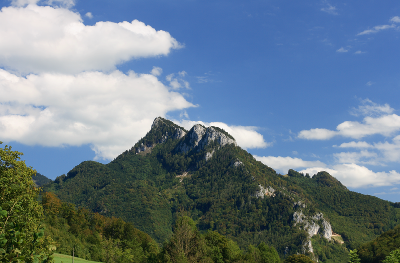
#> input picture beadalize/examples/mountain.png, 400 x 263 px
$ python __main__.py --input examples/mountain.png
#> lines starting #> are read from the running program, lines starting #| are printed output that depends on the picture
### beadalize/platform.py
import numpy as np
import matplotlib.pyplot as plt


from beadalize.shared import SvgConvertable


class Platform(SvgConvertable):
    def __init__(self, module=5):
        self.module = module

    def __len__(self):
        pass

    def coordinates(self):
        pass

    def plot(self, ax=None):
        if ax is None:
            ax = plt.gca()

        c = self.coordinates()
        p = ax.plot(*zip(*c), 'k.', markersize=1)
        ax.set_aspect('equal')
        return p


class HexagonPlatform(Platform):
    def __init__(self, *args, size=16, **kwargs):
        super().__init__(*args, **kwargs)
        self.size = size

    def coordinates(self):
        x = []
        y = []
        d = np.sin(60*np.pi/180)
        for i in range(self.size):
            for j in range(self.size + i):
                y.append(i*self.module * d)
                x.append(j*self.module - 0.5 * i * self.module)

        for i in range(self.size-1):
            for j in range(2*self.size - i - 2):
                y.append((self.size + i) * self.module * d)
                x.append(j * self.module - 0.5 * (self.size - i - 2) * self.module)
        return list(zip(x, y))


class HexagonPlatformTilted(HexagonPlatform):
    def coordinates(self):
        coordinates = super().coordinates()
        return [[c[1], c[0]] for c in coordinates]


class SquarePlatform(Platform):
    def __init__(self, *args, size=16, **kwargs):
        super().__init__(*args, **kwargs)
        self.size = size

    # [8 lines left out: function coordinates, not called in this run]


class RectangularPlatform(Platform):
    # [13 lines left out: functions __init__, coordinates, not called in this run]


def get_platform(class_name, *args, **kwargs):
    classes = {
        'HexagonPlatform': HexagonPlatform,
        'HexagonPlatformTilted': HexagonPlatformTilted,
        'RectangularPlatform': RectangularPlatform
    }
    return classes.get(class_name)(*args, **kwargs)

### beadalize/pattern.py
import numpy as np
import matplotlib.pyplot as plt
import matplotlib.image as image
from scipy import ndimage

from beadalize.shared import SvgConvertable
from beadalize.bead import Bead


class Pattern(SvgConvertable):
    def __init__(self, platform, palette=None, bead_type=Bead,
                 image_path=None, scale=1.0, xoffset=0.0, yoffset=0.0, rotation=0):
        self.platform = platform
        self.palette = palette
        self.beads = [bead_type(module=self.platform.module) for _ in range(len(self.platform.coordinates()))]

        self.image_path = image_path
        self.scale = scale
        self.xoffset = xoffset
        self.yoffset = yoffset
        self.rotation = rotation

    def plot(self, ax=None):
        if ax is None:
            ax = plt.gca()

        self.platform.plot(ax=ax)

        patches = []
        for b, c in zip(self.beads, self.platform.coordinates()):
            p = b.plot(ax=ax, x=c[0], y=c[1])
            patches.append(p)
        return patches

    @property
    def image(self):
        img = image.imread(self.image_path)
#> img is the input picture: shape (263, 400, 4) float32; mean R, G, B, A 0.42, 0.492, 0.543, 1
        img = ndimage.rotate(img, self.rotation)
        if img.shape[2] == 4:
            # flatten alpha
            for i in range(img.shape[0]):
                for j in range(img.shape[1]):
                    a = img[i, j, 3]
                    img[i, j, 0] = 1 * (1 - a) + img[i, j, 0] * a
                    img[i, j, 1] = 1 * (1 - a) + img[i, j, 1] * a
                    img[i, j, 2] = 1 * (1 - a) + img[i, j, 2] * a
        img = img[:, :, :3]
#> img: shape (263, 400, 3) float32

        return img

    @property
    def image_bounds(self):
        img = self.image
        coordinates = self.platform.coordinates()
        x, y = zip(*coordinates)
        xmin = min(x) - 0.5*self.platform.module
        xmax = max(x) + 0.5*self.platform.module
        dx = xmax - xmin
        ymin = min(y) - 0.5 * self.platform.module
        ymax = max(y) + 0.5 * self.platform.module
        dy = ymax - ymin
        img_dx = img.shape[1] * min(dx/img.shape[1], dy/img.shape[0])
#> img_dx = 155
        img_dy = img.shape[0] * min(dx/img.shape[1], dy/img.shape[0])
#> img_dy = 101.9

        img_xmin = xmin + self.xoffset
        img_xmax = xmin + self.xoffset + img_dx*self.scale
#> img_xmax = 115
        img_ymin = ymin + self.yoffset
        img_ymax = ymin + self.yoffset + img_dy*self.scale
#> img_ymax = 99.41
        return img_xmin, img_xmax, img_ymin, img_ymax

    # [13 lines left out: function plot_image, not called in this run]

    def get_colors(self):
        img = self.image
        img_xmin, img_xmax, img_ymin, img_ymax = self.image_bounds
#> img_xmin = -40; img_xmax = 115; img_ymin = -2.5; img_ymax = 99.41

        coordinates = self.platform.coordinates()

        pixel_y = np.interp(range(img.shape[0]), [-0.5, img.shape[0] - 0.5], [img_ymax, img_ymin])
        pixel_x = np.interp(range(img.shape[1]), [-0.5, img.shape[1] - 0.5], [img_xmin, img_xmax])
#> pixel_x = 400 values from -39.81 to 114.8

        for b, c in zip(self.beads, coordinates):
            j_center = int(np.round(np.interp(c[0], [img_xmin, img_xmax], [-0.5, img.shape[1]-0.5])))
            i_center = int(np.round(np.interp(c[1], [img_ymin, img_ymax], [img.shape[0]-0.5, -0.5])))
            dj = 2
            di = 2

            original_colors = []
            for j in range(max(0, j_center-dj), min(img.shape[1], j_center+dj)):
                for i in range(max(0, i_center-di), min(img.shape[0], i_center+di)):
                    if b.is_inside(pixel_x[j] - c[0], pixel_y[i] - c[1]):
                        original_colors.append(img[i, j, :])

            if len(original_colors) > 0:
                original_color = np.mean(np.array(original_colors), axis=0)
                if self.palette is not None:
                    b.color = self.palette.nearest(tuple(np.round(original_color, 4)))
                else:
                    b.color = original_color

### beadalize/palette.py
from functools import lru_cache

import numpy as np
import matplotlib.pyplot as plt


class Palette:
    def __init__(self, colors):
        self.colors = colors

    def subset(self, index):
        return Palette([self.colors[i] for i in index])

    @staticmethod
    def distance(color1: tuple, color2: tuple):
        from colormath.color_objects import sRGBColor, LabColor
        from colormath.color_conversions import convert_color
        from colormath.color_diff import delta_e_cie2000

        color1_rgb = sRGBColor(*color1)
        color2_rgb = sRGBColor(*color2)

        color1_lab = convert_color(color1_rgb, LabColor)
        color2_lab = convert_color(color2_rgb, LabColor)

        return delta_e_cie2000(color1_lab, color2_lab)

    @lru_cache(maxsize=1024)
    def nearest(self, color):
        dists = [self.distance(tuple(color), tuple(c)) for c in self.colors]
        val, index = min((val, idx) for (idx, val) in enumerate(dists))
        return self.colors[index]

    # [4 lines left out: function plot, not called in this run]


hama_color_palette = Palette([
    [0.9764706, 0.9764706, 0.972549],
    [0.9647059, 0.92941177, 0.7647059],
    [0.9764706, 0.8627451, 0.18039216],
    [0.9137255, 0.30588236, 0.15686275],
    [0.7294118, 0.13333334, 0.15686275],
    [0.8901961, 0.5176471, 0.5921569],
    [0.3254902, 0.19215687, 0.5176471],
    [0.14901961, 0.24705882, 0.5647059],
    [0.10980392, 0.39607844, 0.6862745],
    [0.01176471, 0.21176471, 0.10196079],
    [0.00784314, 0.26666668, 0.19215687],

    [0.36862746, 0.25882354, 0.21960784],
    [0.7176471 , 0.13725491, 0.16078432],
    [0.8509804 , 0.6627451 , 0.13725491],
    [0.        , 0.5294118 , 0.7019608 ],
    [0.2       , 0.7058824 , 0.4745098 ],
    [0.5176471 , 0.5254902 , 0.52156866],
    [0.11372549, 0.10980392, 0.10588235],
    [0.85882354, 0.87058824, 0.87058824],
    [0.5176471 , 0.20392157, 0.14117648],
    [0.7294118 , 0.41960785, 0.27450982],
    [0.6431373 , 0.12941177, 0.17254902],

    [0.3882353 , 0.28235295, 0.5882353 ],
    [0.9098039 , 0.6627451 , 0.5764706 ],
    [0.85490197, 0.7294118 , 0.627451  ],
    [0.21960784, 0.30980393, 0.22745098],
    [0.8235294 , 0.12156863, 0.30588236],
    [0.31764707, 0.08235294, 0.10980392],
    [0.15294118, 0.40784314, 0.43529412],
    [0.92156863, 0.20784314, 0.44705883],
    [0.9137255 , 0.18431373, 0.23137255],
    [0.78431374, 0.84313726, 0.15686275],
    [0.9137255 , 0.14901961, 0.2509804 ],

    [0.07450981, 0.3254902 , 0.63529414],
    [0.32156864, 0.7176471 , 0.3529412 ],
    [0.94509804, 0.5058824 , 0.11764706],
    [0.28235295, 0.7019608 , 0.30980393],
    [0.79607844, 0.7294118 , 0.24313726],
    [0.9137255 , 0.38431373, 0.36078432],
    [0.22352941, 0.13725491, 0.34509805],
    [0.01960784, 0.4627451 , 0.7254902 ],
    [0.44313726, 0.7411765 , 0.3372549 ],
    [0.8039216 , 0.48235294, 0.6862745 ],
    [0.07843138, 0.70980394, 0.8039216 ],

    [0.9647059 , 0.6666667 , 0.21176471],
    [0.654902  , 0.6745098 , 0.6784314 ],
    [0.28627452, 0.2901961 , 0.28627452],
    [0.83137256, 0.5294118 , 0.7176471 ],
    [0.01568628, 0.7176471 , 0.8392157 ],
    [0.53333336, 0.5058824 , 0.7294118 ],
    [0.2627451 , 0.18431373, 0.14901961],
    [0.5647059 , 0.4392157 , 0.36862746],

    [0.85882354, 0.85882354, 0.8352941 ],
    [0.92941177, 0.72156864, 0.6313726 ],
    [0.69803923, 0.76862746, 0.81960785],
    [0.7411765 , 0.43137255, 0.2784314 ],
    [0.28235295, 0.28235295, 0.28627452],
    [0.16078432, 0.12941177, 0.09803922],
    [0.7764706 , 0.7529412 , 0.72156864],
])


a = np.linspace(0, 1, 4)
R, G, B = np.meshgrid(a, a, a)
rgb_64_palette = Palette(list(zip(R.flatten(), G.flatten(), B.flatten())))

### beadalize/bead.py
import matplotlib.pyplot as plt
import matplotlib.patches as patches


class Bead:
    def __init__(self, module=5, color=None):
        self.module = module
        self.color = color

    def is_inside(self, x, y):
        return x**2 + y**2 <= (0.5*self.module)**2

    def plot(self, ax=None, x=None, y=None):
        if ax is None:
            ax = plt.gca()
        p = patches.Circle((x, y), 0.5 * self.module, facecolor=self.color if self.color is not None else 'None',
                           edgecolor=(0.2, 0.2, 0.2), linewidth=0.5)
        ax.add_patch(p)
        return p


class SquareBead(Bead):
    def is_inside(self, x, y):
        return (-0.5*self.module <= x) and (x <= 0.5*self.module) and (-0.5*self.module <= y) and (y <= 0.5*self.module)

    # [8 lines left out: function plot, not called in this run]

### beadalize/__main__.py
import argparse
import json

import matplotlib.pyplot as plt

from beadalize.palette import hama_color_palette
from beadalize.platform import get_platform
from beadalize.pattern import Pattern


parser = argparse.ArgumentParser(description='.')
parser.add_argument('--input', type=str, default=None,
                    help='path to a png image to convert to a bead pattern')
parser.add_argument('--output', type=str, default=None,
                    help='path to write the svg output to')
parser.add_argument('--scale', type=float, default=1.0,
                    help='scale')
parser.add_argument('--xoffset', type=float, default=0.0,
                    help='xoffset')
parser.add_argument('--yoffset', type=float, default=0.0,
                    help='yoffset')
parser.add_argument('--rotation', type=float, default=0.0,
                    help='rotation')
parser.add_argument('--platform', type=str, default='HexagonPlatform',
                    help='platform')
parser.add_argument('--platform-kwargs', type=json.loads, default={},
                    help='platform keyword arguments')
parser.add_argument('--palette', type=str, default='hama_color_palette',
                    help='palette')
parser.add_argument('--no-pattern', dest='no_pattern', action='store_const',
                    const=True, default=False,
                    help='skip pattern generation')
args = parser.parse_args()

palette = hama_color_palette
platform = get_platform(args.platform, **args.platform_kwargs)
pattern = Pattern(platform, palette=palette, image_path=args.input,
                  scale=args.scale, xoffset=args.xoffset, yoffset=args.yoffset, rotation=args.rotation)

if args.no_pattern:
    fig, ax = plt.subplots()
    pattern.plot_image(ax=ax)
else:
    pattern.get_colors()
#> (the call stopped at in distance, `color1_rgb = sRGBColor(*color1)`: colormath is not available in this run)
    fig, ax = plt.subplots()
    pattern.plot(ax=ax)

if args.output is not None:
    pattern.to_svg(args.output)

plt.show()
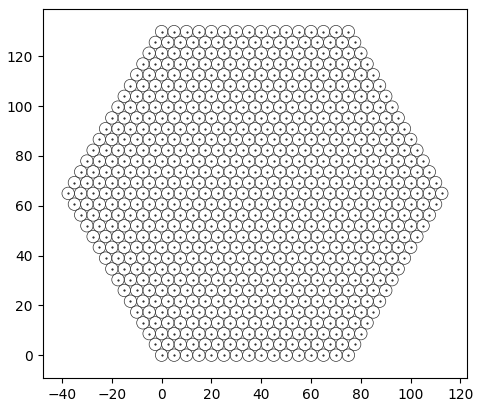
#> figure drawn by matplotlib, 1 panel
